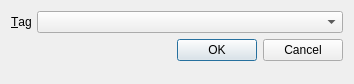
<?xml version="1.0" encoding="UTF-8"?>
<ui version="4.0">
 <class>SelectTagDialog</class>
 <widget class="QDialog" name="SelectTagDialog">
  <property name="geometry">
   <rect>
    <x>0</x>
    <y>0</y>
    <width>354</width>
    <height>84</height>
   </rect>
  </property>
  <property name="windowTitle">
   <string>Select a tag</string>
  </property>
  <layout class="QFormLayout" name="formLayout">
   <item row="0" column="0">
    <widget class="QLabel" name="tagLabel">
     <property name="text">
      <string>&amp;Tag</string>
     </property>
     <property name="buddy">
      <cstring>tag</cstring>
     </property>
    </widget>
   </item>
   <item row="0" column="1">
    <widget class="QComboBox" name="tag">
     <property name="sizePolicy">
      <sizepolicy hsizetype="MinimumExpanding" vsizetype="Fixed">
       <horstretch>0</horstretch>
       <verstretch>0</verstretch>
      </sizepolicy>
     </property>
    </widget>
   </item>
   <item row="1" column="1">
    <widget class="QDialogButtonBox" name="buttonBox">
     <property name="orientation">
      <enum>Qt::Horizontal</enum>
     </property>
     <property name="standardButtons">
      <set>QDialogButtonBox::Cancel|QDialogButtonBox::Ok</set>
     </property>
    </widget>
   </item>
  </layout>
 </widget>
 <resources/>
 <connections>
  <connection>
   <sender>buttonBox</sender>
   <signal>accepted()</signal>
   <receiver>SelectTagDialog</receiver>
   <slot>accept()</slot>
   <hints>
    <hint type="sourcelabel">
     <x>232</x>
     <y>55</y>
    </hint>
    <hint type="destinationlabel">
     <x>157</x>
     <y>75</y>
    </hint>
   </hints>
  </connection>
  <connection>
   <sender>buttonBox</sender>
   <signal>rejected()</signal>
   <receiver>SelectTagDialog</receiver>
   <slot>reject()</slot>
   <hints>
    <hint type="sourcelabel">
     <x>232</x>
     <y>61</y>
    </hint>
    <hint type="destinationlabel">
     <x>241</x>
     <y>75</y>
    </hint>
   </hints>
  </connection>
 </connections>
</ui>
